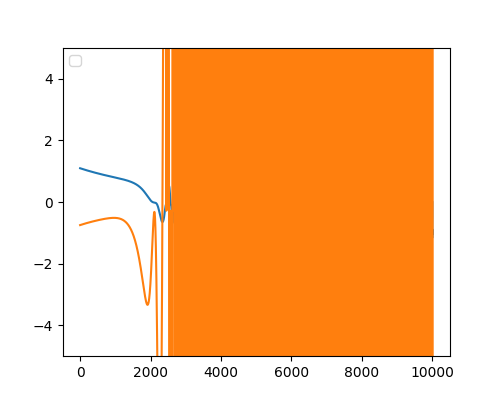

The Python source for this figure:
import matplotlib.pyplot as plt
import matplotlib
import numpy as np

x=np.linspace(0, 5, 10000)
fig, ax = plt.subplots(figsize=(5, 4))
ax.set_ylim([-5, 5])

plt.plot(((np.sin(np.cos(np.sinh((x**4))))**3)-((x-1)/(x+2))))
plt.plot(((3*((np.cos(np.cos(np.sinh((x**4))))*((np.cosh((x**4))*(4*(x**3)))*(-1*np.sin(np.sinh((x**4))))))*(np.sin(np.cos(np.sinh((x**4))))**2)))-(((x+2)-(x-1))/((x+2)**2))))

plt.legend()
matplotlib.pyplot.savefig('Tex/Plots.png')
